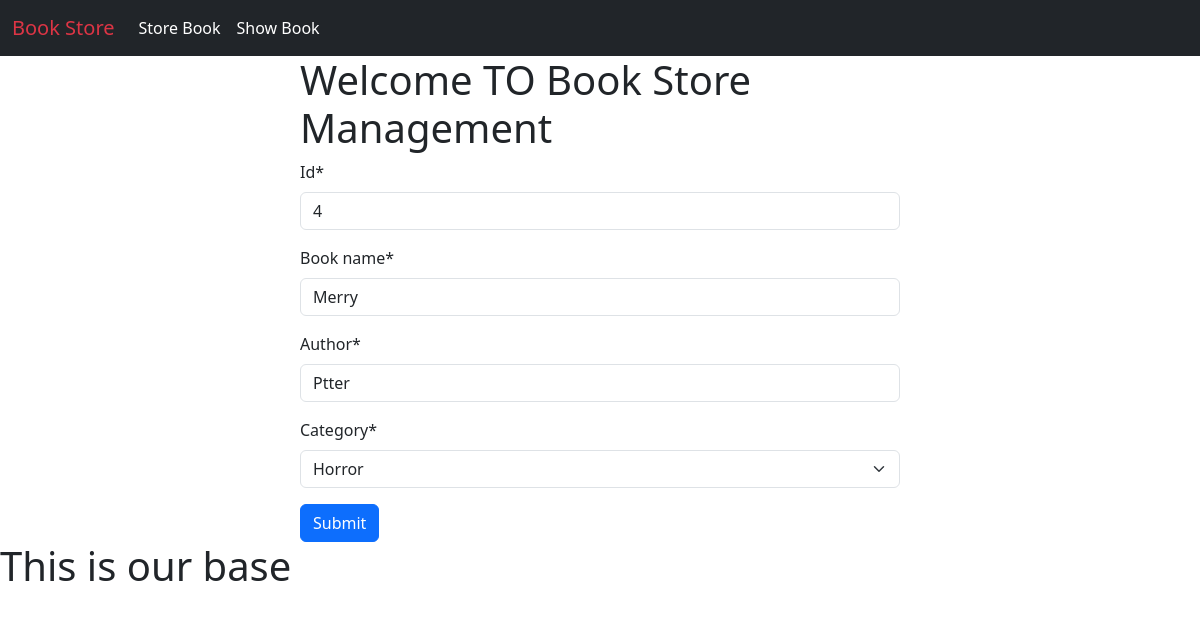
Page /edit_book/4 on the committed database.
### book/models.py (models this page shows)
class BookStoreModel(models.Model):
    CATEGORY = (
        ('Mystery', 'Mystery'),
        ('Thriller', 'Thriller'),
        ('Sci-Fi', 'Sci-Fi'),
        ('Humor', 'Humor'),
        ('Horror', 'Horror'),
    )
    id = models.IntegerField(primary_key=True)
    book_name = models.CharField(max_length=30)
    author = models.CharField(max_length=30)
    category = models.CharField(max_length=30, choices=CATEGORY)
    first_pub = models.DateTimeField(auto_now_add=True)
    last_pub = models.DateTimeField(auto_now=True)

### book/views.py (the view)
# urls.py: path('edit_book/<int:id>', edit_book, name='edit_book'),
def edit_book(request, id):
    book = BookStoreModel.objects.get(pk=id)
    form = BookStoreForm(instance=book)
    if request.method == 'POST':
        form = BookStoreForm(request.POST, instance=book)
        if form.is_valid():
            form.save()
            return redirect('show_books')
    return render(request, 'store_book.html', {'form': form})

### book/forms.py
class BookStoreForm(forms.ModelForm):
    class Meta:
        model = BookStoreModel
        fields = ['id', 'book_name', 'author', 'category']

### book/templates/store_book.html (shortened to what this page needs)
{% extends 'base.html' %}
{% load crispy_forms_tags %}
{% block content %}
<div style="width: 50%; margin:auto">
    <h1>Welcome TO Book Store Management</h1>
    <form method="post" method="/show_books">
        {{form|crispy}}
        <button class="btn btn-primary" type="submit">Submit</button>
    </form>
</div>
{% endblock %}

### rows in the picture
BookStoreModel: id "4", book_name "Merry", author "Ptter", category "Horror"
